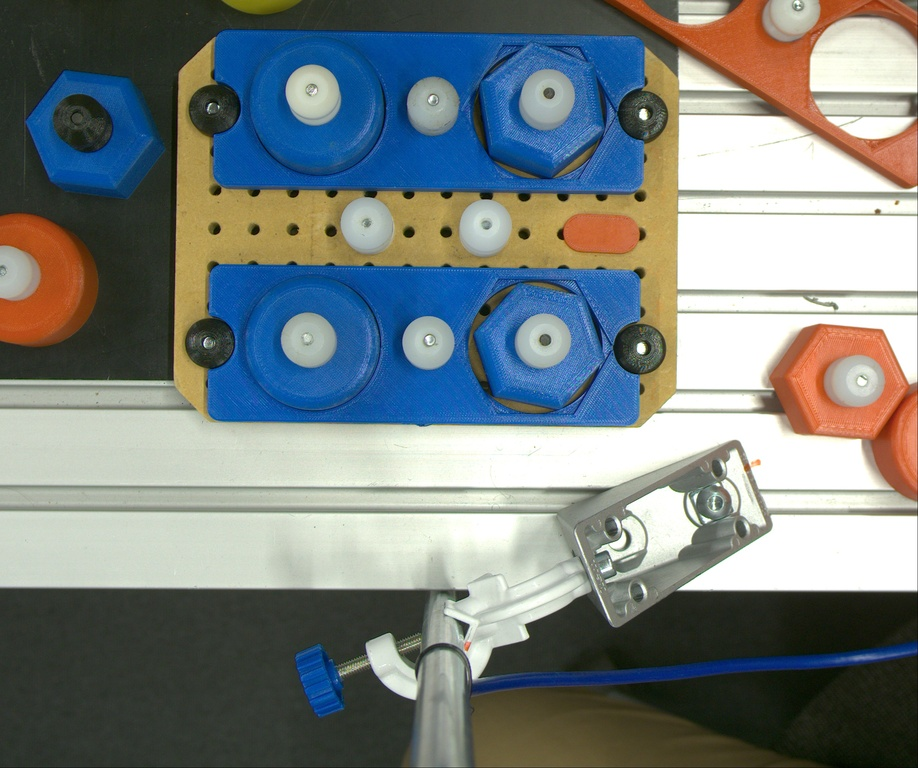
#> input picture image_data/test_images/test_eval_correct_blue_00.jpg, 918 x 768 px, shrunk from 2448 x 2048 before the run
$ python -i MyDetectionMethods.py   (imports and definitions only)
#> lines starting #> are read from the running program, lines starting #| are printed output that depends on the picture; after the words box and inside, x2 and y2 are one past the last pixel; in counts of white or black regions, pixels touching at a corner belong together
#> further down, picture is the input picture: shape (768, 918, 3); mean B, G, R 127.3, 128.2, 120
import cv2 as cv
import numpy as np


class MyDetectionMethods:
    # [28 lines left out: function applyCannyEdgeFilter, not called in this run]

    def applyBinaryEdgeFilter(self, image, threshold1=100, threshold2=255, debug=False, useAT=False):
        """
        Apply binary thresholding and return contours.

        Args:
            image (numpy.ndarray): Input image.
            threshold1 (int): Threshold value.
            threshold2 (int): Maximum value to use with THRESH_BINARY.
            debug (BOOL): If debug is on, binarized image gets opened.

        Returns:
            tuple: Contours (list), processed binary image (numpy.ndarray).
        """
#> called with threshold1 = 100, threshold2 = 255, debug = False, useAT = False
        gray = cv.cvtColor(image, cv.COLOR_BGR2GRAY)  # Convert to grayscale
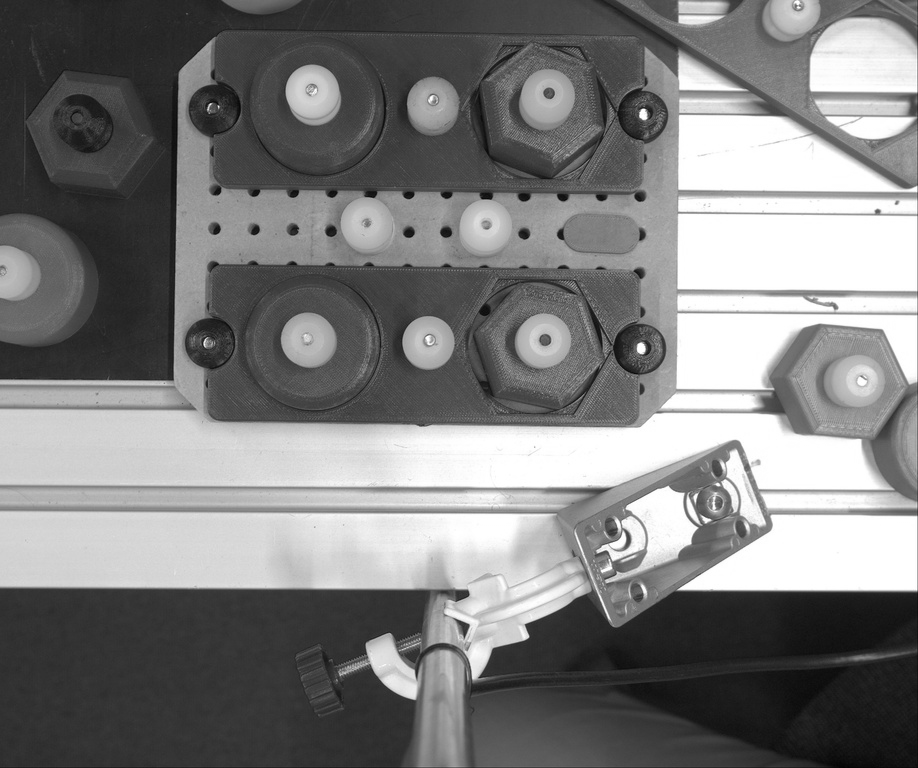
#> gray: shape (768, 918); min 2, max 255, mean 125.6

        if useAT:
            thresholded_image = cv.adaptiveThreshold(gray, maxValue=255, adaptiveMethod=cv.ADAPTIVE_THRESH_MEAN_C,
                                                     thresholdType=cv.THRESH_BINARY, blockSize=11, C=2)
        else:
            _, thresholded_image = cv.threshold(gray, threshold1, threshold2,
                                                cv.THRESH_BINARY)  # Apply binary thresholding
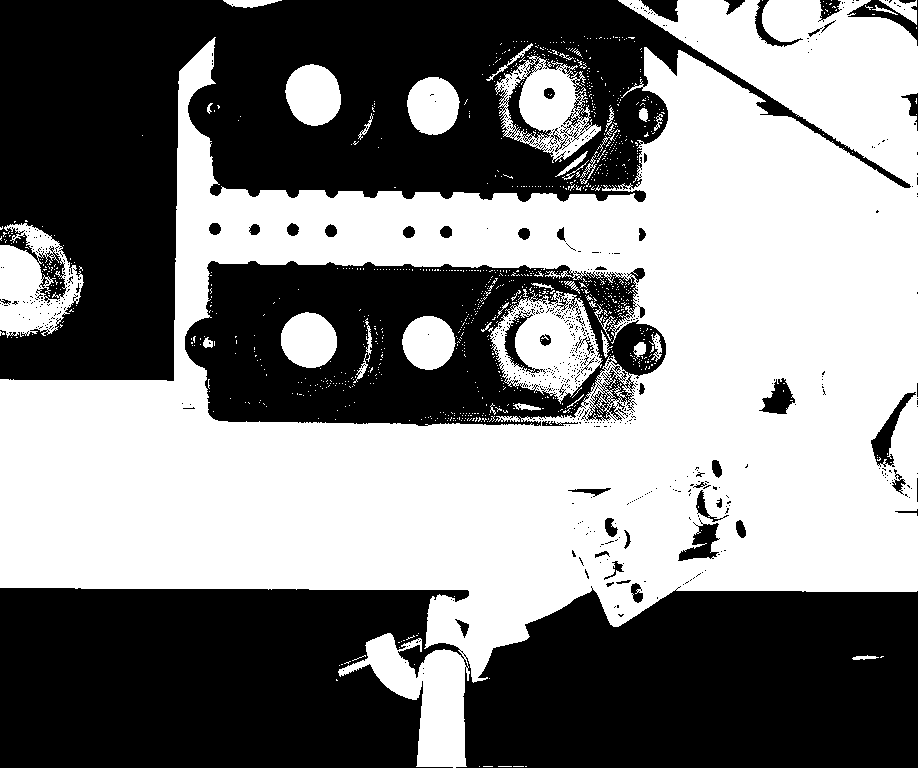
#> thresholded_image: shape (768, 918); 50.8% white; 660 black regions (603 under 20 px)

        # Debug option to visualize the binary image
        if debug:
            cv.imshow('Binary Image', thresholded_image)  # Show the binary image

        # Find contours from the binary image
        contours, _ = cv.findContours(thresholded_image, cv.RETR_EXTERNAL, cv.CHAIN_APPROX_SIMPLE)
#> contours = 394 contours, 378 with area under 20; largest, box (x1, y1, x2, y2) and area: (0, 0, 918, 768) 395156, (495, 55, 601, 163) 6632, (0, 223, 84, 338) 6414, (285, 64, 341, 126) 2585, (407, 77, 460, 135) 2318

        return contours, thresholded_image  # Return contours and binary image

    # [193 lines left out: functions find_centroid, find_orientation_slow, find_orientation, maskImageWithColorRanges, mask_image_with_color_ranges_bgr, not called in this run]

>>> import cv2
>>> picture = cv2.imread('image_data/test_images/test_eval_correct_blue_00.jpg')
>>> result = MyDetectionMethods().applyBinaryEdgeFilter(picture)

$ run again, on image_data/test_images/test_eval_correct_blue_02.jpg
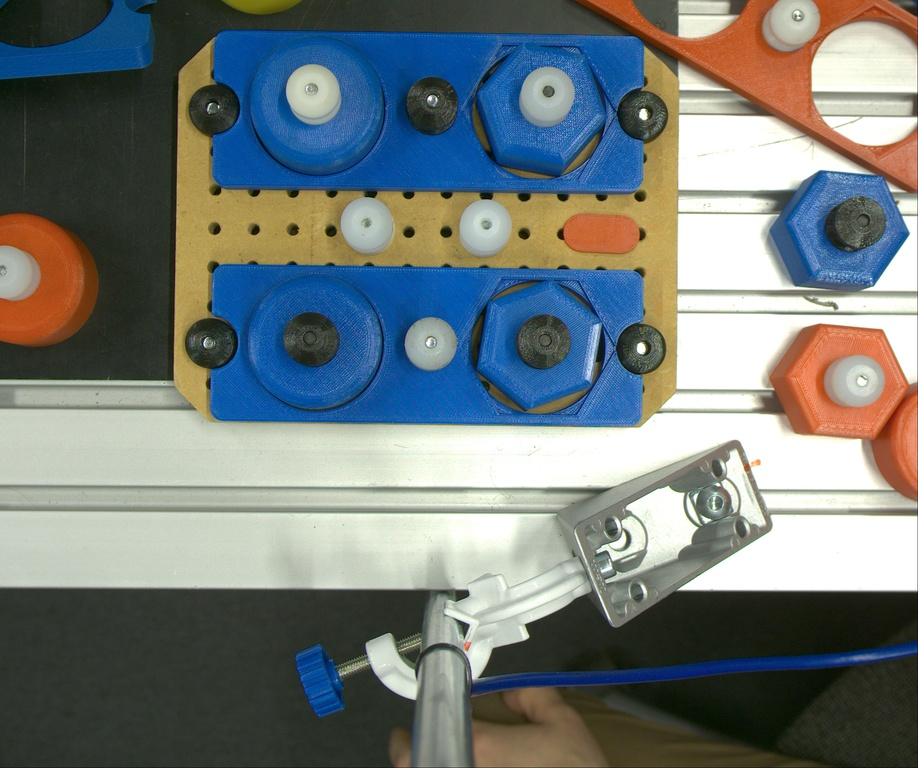
#> input picture image_data/test_images/test_eval_correct_blue_02.jpg, 918 x 768 px, shrunk from 2448 x 2048 before the run
#> picture is the input picture: shape (768, 918, 3); mean B, G, R 121.9, 122.8, 114.6
#> in applyBinaryEdgeFilter, `gray = cv.cvtColor(image, cv.COLOR_BGR2GRAY)`:
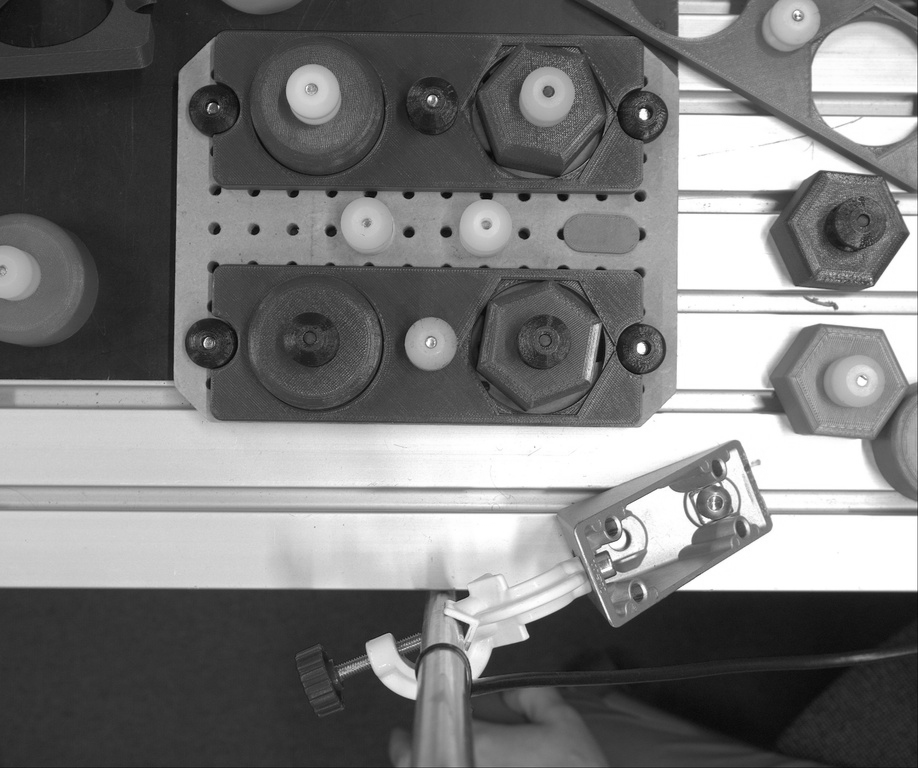
#> gray: shape (768, 918); min 5, max 255, mean 120.2
#> in applyBinaryEdgeFilter, `_, thresholded_image = cv.threshold(gray, threshold1, threshold2, cv.T..`:
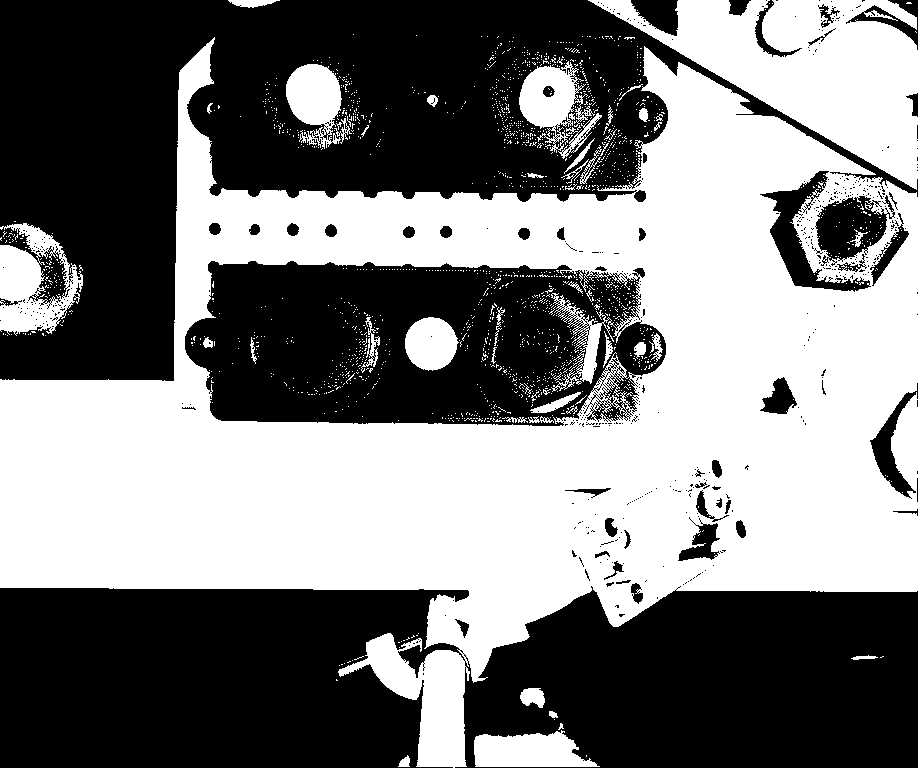
#> thresholded_image: shape (768, 918); 48.6% white; 1700 white regions (1651 under 20 px)
#> contours = 772 contours, 752 with area under 20; largest, box (x1, y1, x2, y2) and area: (0, 37, 918, 768) 365926, (588, 0, 918, 190) 27918, (0, 223, 83, 336) 6116, (519, 61, 602, 159) 3518, (474, 730, 600, 767) 3216

$ run again, on image_data/test_images/test_eval_correct_red_00.jpg
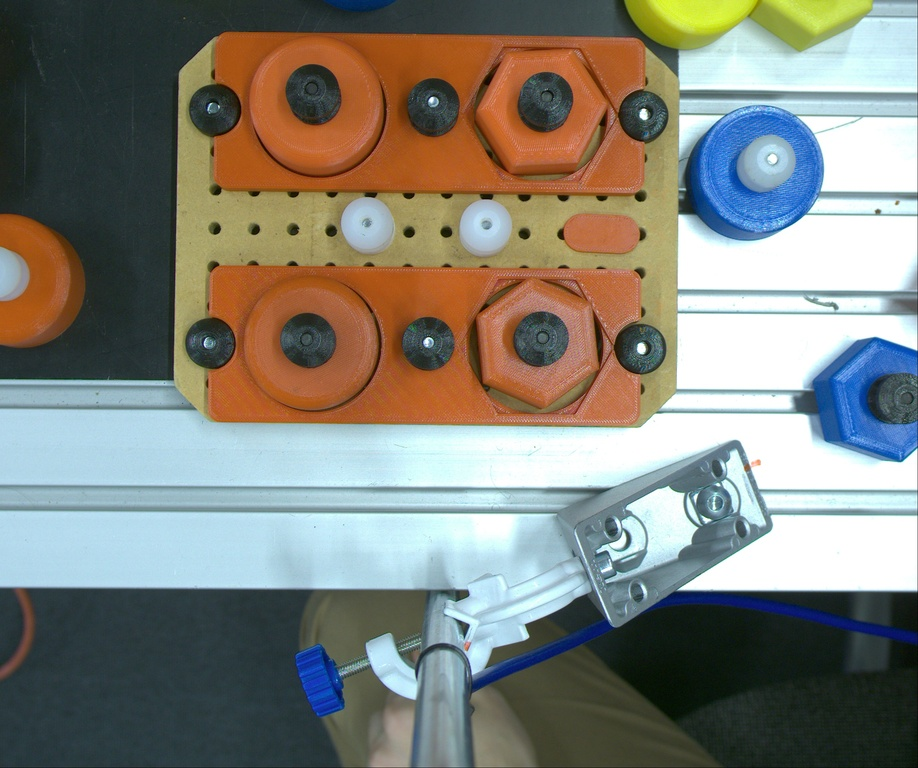
#> input picture image_data/test_images/test_eval_correct_red_00.jpg, 918 x 768 px, shrunk from 2448 x 2048 before the run
#> picture is the input picture: shape (768, 918, 3); mean B, G, R 120.8, 129.5, 129.4
#> in applyBinaryEdgeFilter, `gray = cv.cvtColor(image, cv.COLOR_BGR2GRAY)`:
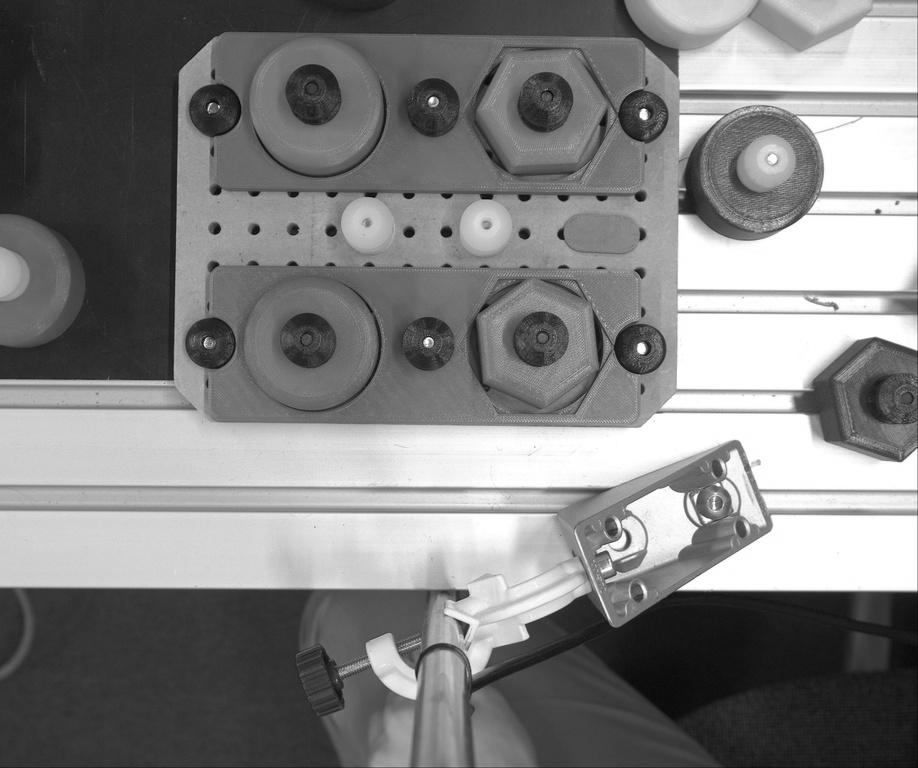
#> gray: shape (768, 918); min 5, max 255, mean 128.5
#> in applyBinaryEdgeFilter, `_, thresholded_image = cv.threshold(gray, threshold1, threshold2, cv.T..`:
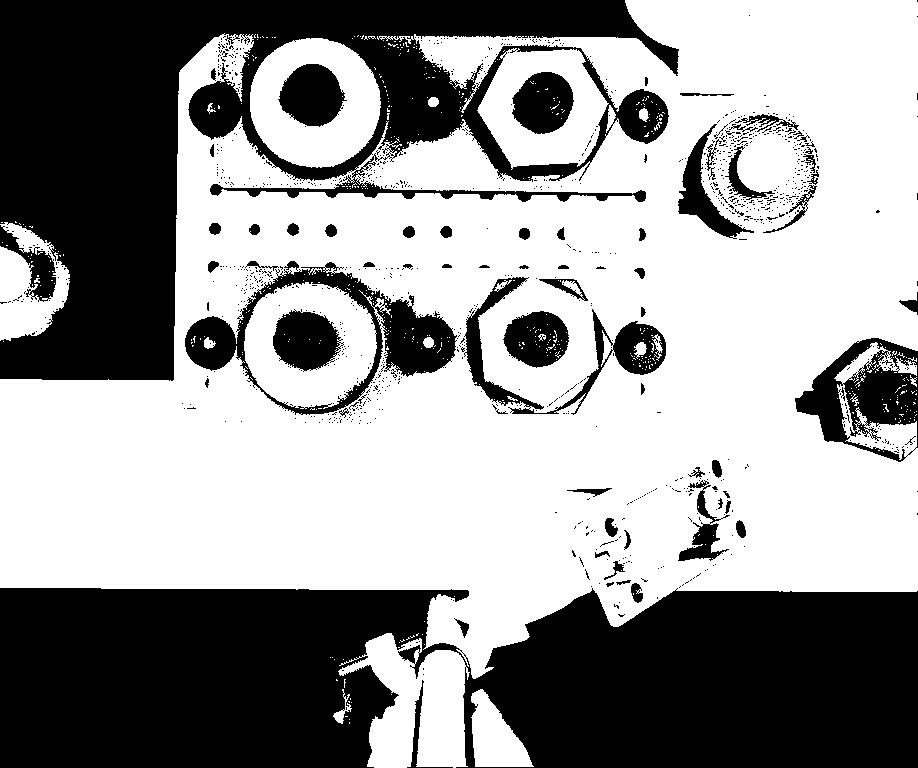
#> thresholded_image: shape (768, 918); 59.2% white; 1088 black regions (1015 under 20 px)
#> contours = 258 contours, 247 with area under 20; largest, box (x1, y1, x2, y2) and area: (0, 0, 918, 679) 410182, (250, 38, 381, 168) 13202, (477, 48, 609, 170) 11444, (338, 633, 470, 768) 10171, (0, 222, 70, 341) 4454

$ run again, on image_data/test_images/test_eval_correct_red_02.jpg
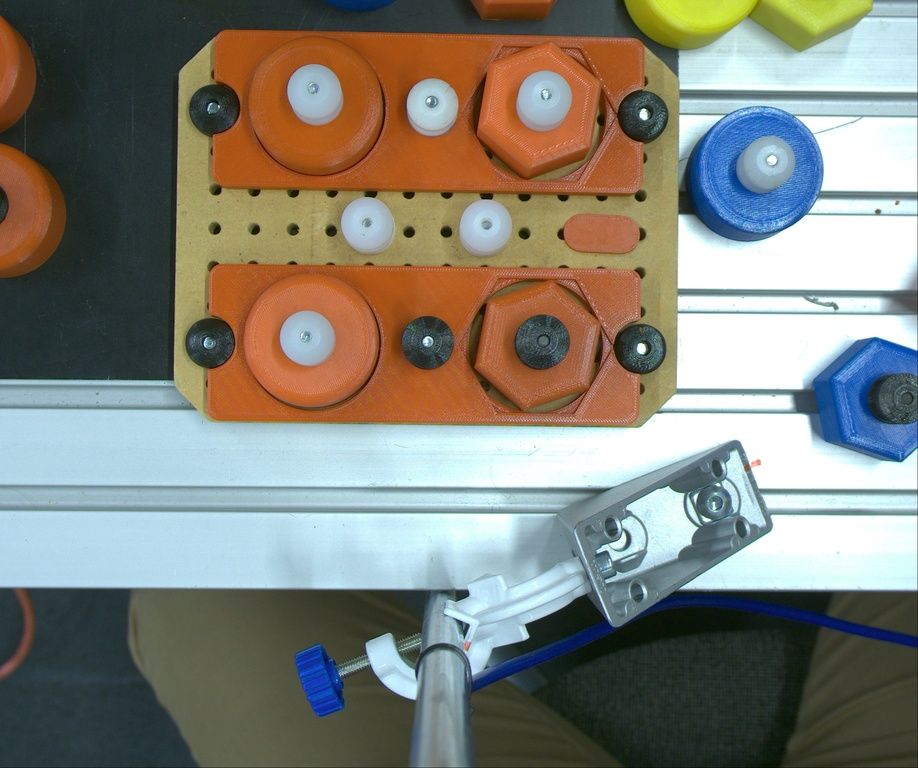
#> input picture image_data/test_images/test_eval_correct_red_02.jpg, 918 x 768 px, shrunk from 2448 x 2048 before the run
#> picture is the input picture: shape (768, 918, 3); mean B, G, R 119.5, 129.2, 129.9
#> in applyBinaryEdgeFilter, `gray = cv.cvtColor(image, cv.COLOR_BGR2GRAY)`:
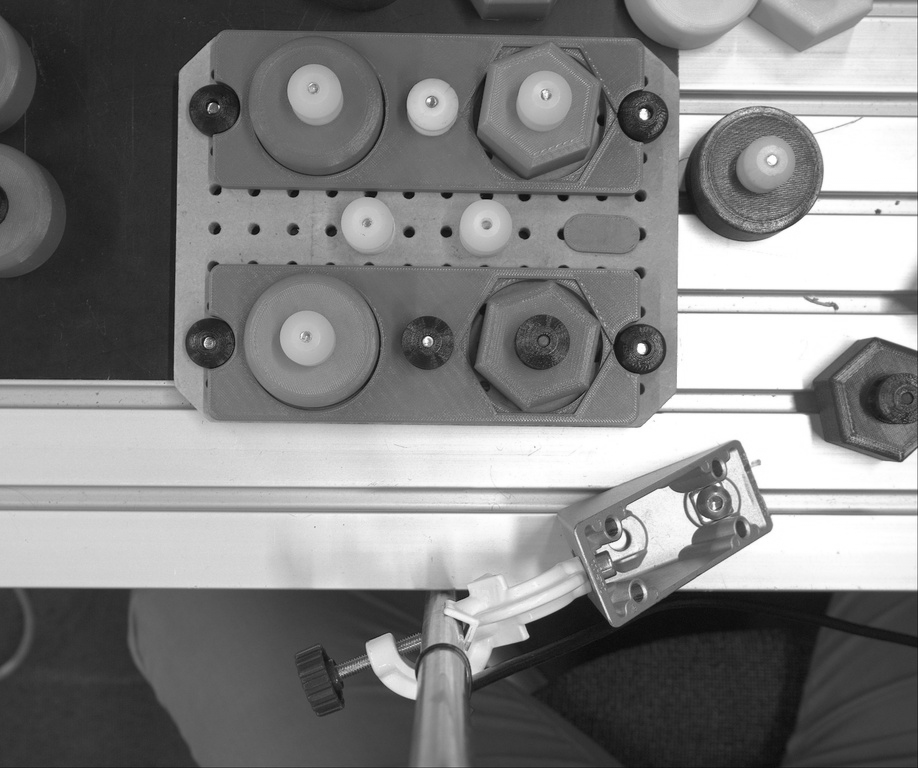
#> gray: shape (768, 918); min 7, max 255, mean 128.3
#> in applyBinaryEdgeFilter, `_, thresholded_image = cv.threshold(gray, threshold1, threshold2, cv.T..`:
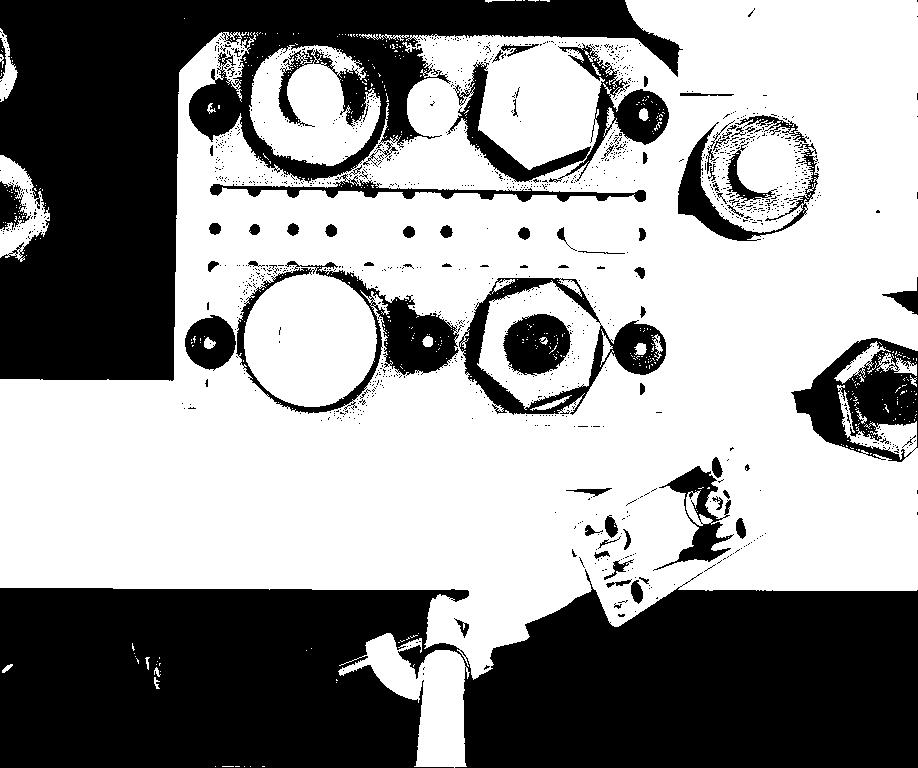
#> thresholded_image: shape (768, 918); 58.5% white; 1287 black regions (1208 under 20 px)
#> contours = 273 contours, 261 with area under 20; largest, box (x1, y1, x2, y2) and area: (0, 0, 918, 680) 428760, (249, 45, 381, 166) 10796, (338, 633, 470, 768) 7232, (0, 155, 50, 262) 2298, (834, 341, 891, 384) 571
